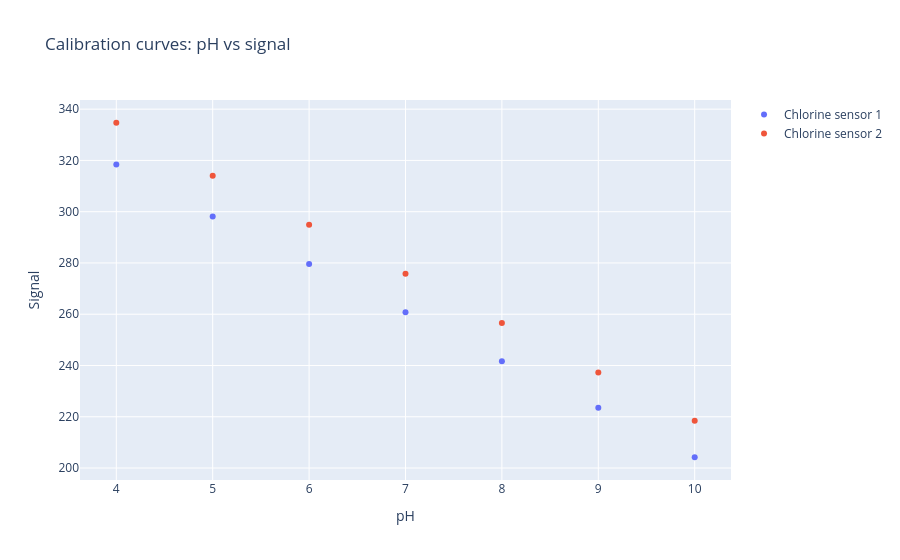

The code cell stored with this chart in its notebook:
### Code cell
fig = go.Figure()

fig.add_trace(
    go.Scatter(
        x=df_electrode1["free_chlorine_mg_L"],
        y=df_electrode1["signal_raw"],
        mode="markers",
        name="Chlorine sensor 1",
    )
)

fig.add_trace(
    go.Scatter(
        x=df_electrode2["free_chlorine_mg_L"],
        y=df_electrode2["signal_raw"],
        mode="markers",
        name="Chlorine sensor 2",
    )
)

fig.update_layout(
    title="Calibration curves: free_chlorine_mg_L vs signal",
    xaxis_title="free_chlorine_mg_L",
    yaxis_title="Signal",
)

fig.show()

### Figure 1 — Plotly figure (JSON) as saved in the notebook; plotly's stock layout.template omitted (floating-point values rounded to 4 significant figures)
{"data": [{"mode": "markers", "name": "Chlorine sensor 1", "type": "scatter", "x": [4.0, 5.0, 6.0, 7.0, 8.0, 9.0, 10.0], "y": [318.4, 298.1, 279.6, 260.8, 241.7, 223.5, 204.2]}, {"mode": "markers", "name": "Chlorine sensor 2", "type": "scatter", "x": [4.0, 5.0, 6.0, 7.0, 8.0, 9.0, 10.0], "y": [334.7, 314.0, 294.9, 275.8, 256.6, 237.3, 218.4]}], "layout": {"title": {"text": "Calibration curves: pH vs signal"}, "xaxis": {"title": {"text": "pH"}}, "yaxis": {"title": {"text": "Signal"}}}}
